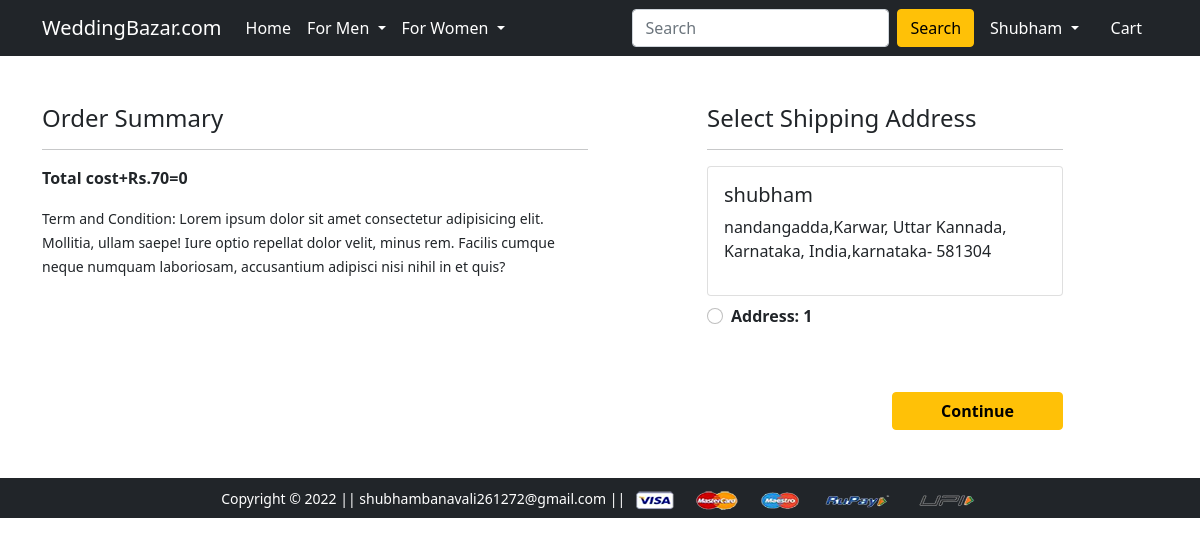
/checkout/ (signed in), run on the app's committed database.
### app/models.py (models this page shows, shortened)
class customer(models.Model):
    user=models.ForeignKey(User,on_delete=models.CASCADE)
    name=models.CharField(max_length=50)
    locality=models.CharField(max_length=100)
    city=models.CharField(max_length=50)
    zipcode=models.IntegerField()
    state=models.CharField(choices=STATE_CHOICES,max_length=50)

### app/views.py (the view)
# urls.py: path('checkout/', views.checkout,name='checkout'),
def checkout(request):
 user=request.user
 add=customer.objects.filter(user=user)
 cart_item=cart.objects.filter(user=user)
 amount=0.0
 shipping_amount=70.0
 totalamount=0
 cart_product=[p for p in cart.objects.all() if p.user==request.user]
 if cart_product:
    for p in cart_product:
       temp_amount=(p.quantity*p.product.discount_price)
       amount+=temp_amount
    totalamount=amount+shipping_amount
 return render(request,'app/checkout.html',{'add':add,'cart_item':cart_item,'totalamount':totalamount})

### app/templates/app/checkout.html (shortened to what this page needs)
{% extends 'app/base.html' %}
{% load static %}
{% block main-content %}
<div class="container">
 <div class="row mt-5">
  <div class="col-sm-6">
    <h4>Order Summary</h4>
    <hr>
      <p class="fw-bold">Total cost+Rs.70={{totalamount}}</p>
    <small>Term and Condition: Lorem ipsum dolor sit amet consectetur adipisicing elit. Mollitia, ullam saepe! Iure optio repellat dolor velit, minus rem. Facilis cumque neque numquam laboriosam, accusantium adipisci nisi nihil in et quis?</small>
  </div>
  <div class="col-sm-4 offset-sm-1">
    <h4>Select Shipping Address</h4>
    <hr>
    <form action="/paymentdone">
      {% for ad in add %}
      <div class="card">
        <div class="card-body">
        <h5>{{ad.name}}</h5>
        <p>{{ad.locality}},{{ad.city}},{{ad.state}}- {{ad.zipcode}}</p>
        </div>
      </div>
        <div class="form-check mt-2 mb-5">
          <input class="form-check-input" type="radio" value="{{ad.id}}" name="custid" id="custadd{{forloop.counter}}">
          <label class="form-check-label fw-bold" for="">
            Address: {{forloop.counter}} </label>
        </div>
        {% endfor %}
        <div class="text-end">
          <button type="submit" class="btn btn-warning mt-3 px-5 fw-bold">Continue</button>
        </div>
      </form>
    </div>
  </div>
</div>
{% endblock main-content %}

### app/templates/app/base.html (shortened to what this page needs)
<!doctype html>
{% load static %}
<html lang="en">
  <head>
    <link href="https://cdn.jsdelivr.net/npm/bootstrap@5.0.0-beta1/dist/css/bootstrap.min.css" rel="stylesheet">
    <link rel="stylesheet" href="{% static 'app/css/owl.carousel.min.css' %}">
    <link rel="stylesheet" href="{% static 'app/css/all.min.css' %}">
    <link rel="stylesheet" href="{% static 'app/css/style.css' %}">
    <link rel="stylesheet" href="{% static 'app/css/bg.css' %}">
  </head>
  <body>
    <nav class="navbar navbar-expand-lg navbar-dark bg-dark">
     <div class="container">
       <a class="navbar-brand" href="/">WeddingBazar.com</a>
       <div class="collapse navbar-collapse" id="navbarSupportedContent">
         <ul class="navbar-nav me-auto mb-2 mb-lg-0">
           <li class="nav-item">
             <a class="nav-link active" aria-current="page" href="/">Home</a>
           </li>
           <li class="nav-item dropdown">
             <a class="nav-link dropdown-toggle text-white" href="#" id="electronicsDropdown" role="button" data-bs-toggle="dropdown" aria-expanded="false">
               For Men
             </a>
           </li>
           <li class="nav-item dropdown">
             <a class="nav-link dropdown-toggle text-white" href="#" id="fashionDropdown" role="button" data-bs-toggle="dropdown" aria-expanded="false">
               For Women
             </a>
           </li>
         </ul>
         <form class="d-flex" action="/search">
           <input class="form-control me-2" type="search" placeholder="Search" name="search" aria-label="Search">
           <button class="btn btn-warning" type="submit">Search</button>
         </form>
         <div>
          <ul class="navbar-nav me-auto mb-2 mb-lg-0">
            {% if request.user.is_authenticated %}
           <li class="nav-item dropdown mx-2">
              <a class="nav-link dropdown-toggle text-white" href="#" id="profileDropdown" role="button" data-bs-toggle="dropdown" aria-expanded="false">
                {{request.user.username|capfirst}}
              </a>
            </li>
            <li class="nav-item mx-2">
             <a href="{% url 'showcart' %}" class="nav-link text-white"> Cart </a>
            </li>
            {% endif %}
          </ul>
         </div>
       </div>
     </div>
    </nav>
    <div bg-light>
    {% block main-content %} {% endblock main-content %}
  </div>
    <footer class="container-fluid bg-dark text-center p-2 mt-5">
        <small class="text-white">Copyright &copy; 2022 || shubhambanavali261272@gmail.com || </small>
        <img src="{% static 'app/images/payment.png' %}" alt="" srcset="" class="img-fluid" height="4px">
    </footer>
  </body>
</html>

### app/static/app/css/bg.css (style rules this page uses)
* { margin: 0; padding: 0; box-sizing: border-box; }

### data on the page
customer: name "shubham", locality "nandangadda", city "Karwar, Uttar Kannada, Karnataka, India", state "karnataka", zipcode "581304"

### other printed values
{{ request.user.username|capfirst }} "Shubham"
{{ totalamount }} "0"
